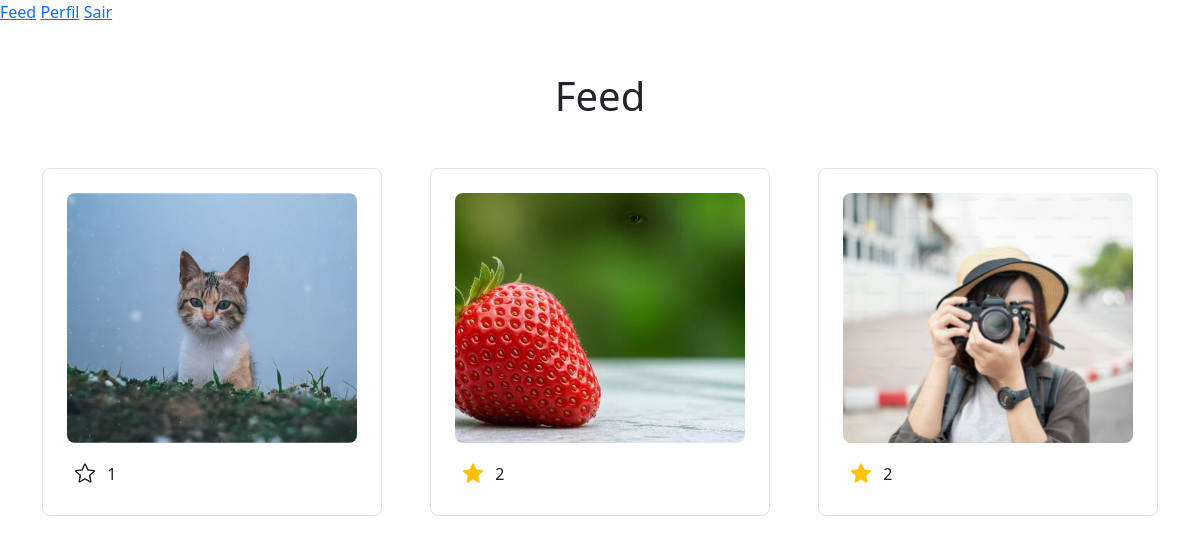
Before: /feed (signed in) with the older database file.
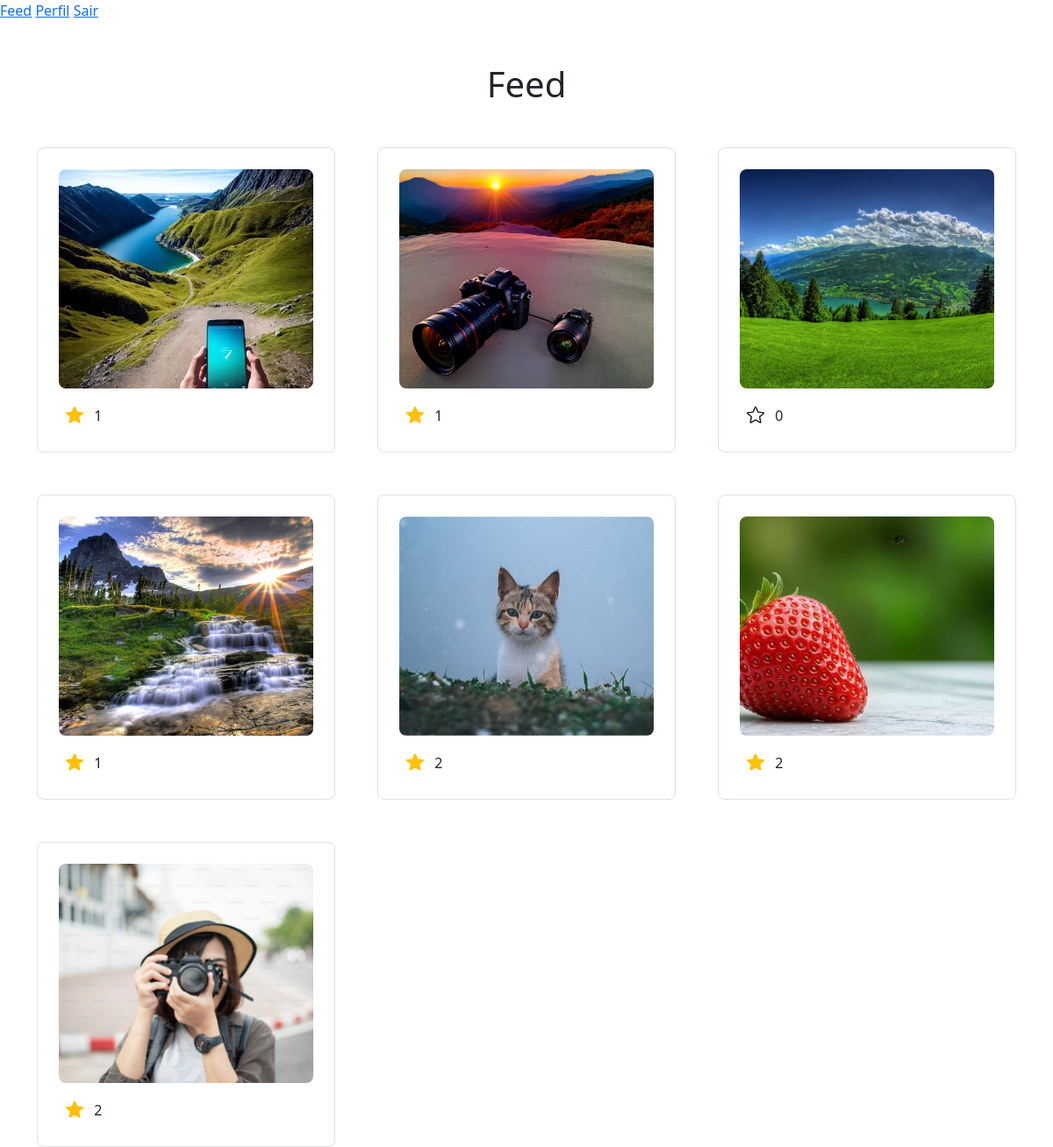
After: the same page with the newer database file.
### appfleshi/models.py (models this page shows)
class Photo(database.Model):
    id = database.Column(database.Integer, primary_key=True)
    file_name = database.Column(database.String(255), default="default.jpg")
    upload_date = database.Column(database.DateTime(timezone=True), nullable=False, default=lambda: datetime.now(timezone.utc))
    user_id = database.Column(database.Integer, database.ForeignKey("user.id"), nullable=False)
    likes = database.relationship('Like', backref='photo', lazy=True, cascade="all, delete-orphan") #Permite a exclusão de fotos

### appfleshi/routes.py (the view)
@app.route("/feed")
@login_required
def feed():
    photos = Photo.query.order_by(Photo.upload_date.desc()).all()
    for photo in photos:
        photo.user_liked = any(like.user_id == current_user.id for like in photo.likes)
    return render_template("feed.html", photos=photos)

### appfleshi/models.py (called while the page is built)
@login_manager.user_loader
def load_user(user_id):
    return User.query.get(int(user_id))

### appfleshi/templates/feed.html (shortened to what this page needs)
{% extends "homepage.html"%}
{% block body %}
    {% include "navbar.html" %}
    <h1 class="text-center mt-5">Feed</h1>
    <div class="container mt-5">
        <div class="row g-5">
            {% for photo in photos %}
            <div class="col-12 col-sm-6 col-md-4 d-flex justify-content-center">
                <div class="photo-card border rounded-3 p-4">
                    <a href="{{ url_for('profile', user_id=photo.user_id) }}">
                        <img
                            src="{{ url_for('static', filename='posts_photos/'~photo.file_name) }}"
                            alt="Imagem"
                            class="feed-photo"
                        >
                    </a>
                    <form action="{{ url_for('like_photo', photo_id=photo.id)}}" method="post" class="mt-2">
                        <button type="submit" class="like-btn btn border-0 bg-transparent p-2">
                            {% if photo.user_liked %}
                                <img src="{{ url_for('static', filename='site_photos/full-star.png') }}" width="20px">
                            {% else %}
                                <img src="{{ url_for('static', filename='site_photos/empty-star.png') }}" width="20px">
                            {% endif %}
                        </button>
                        <span class="likes-count">{{ photo.likes | length }}</span>
                    </form>
                </div>
            </div>
            {% endfor %}
        </div>
    </div>
{% endblock %}

### appfleshi/templates/homepage.html (shortened to what this page needs)
<!DOCTYPE html>
<head>
    <link href="https://cdn.jsdelivr.net/npm/bootstrap@5.3.8/dist/css/bootstrap.min.css" rel="stylesheet">
    <link rel="stylesheet" href="static/css/style.css">
</head>
{% block body %}{% endblock %}
</html>

### appfleshi/templates/navbar.html
<nav>
  <a href="{{ url_for('feed') }}">Feed</a>
  <a href="{{ url_for('profile', user_id=current_user.id) }}">Perfil</a>
  <a href="{{ url_for('logout') }}">Sair</a>
</nav>

### appfleshi/static/css/style.css (style rules this page uses)
.feed-photo { width: 100%; height: 250px; object-fit: cover; display: block; border-radius: 8px; }
.photo-card { width: 430px; }
.likes-count { position: relative; top: 5px; }

Changed rows visible on the page:
added Photo: file_name (picture), likes|length "1"
added Photo: file_name (picture), likes|length "1"
added Photo: file_name (picture), likes|length "0"
added Photo: file_name (picture), likes|length "1"
computed for Photo (number 5 of 7 on the later page): likes|length "1" → "2"
